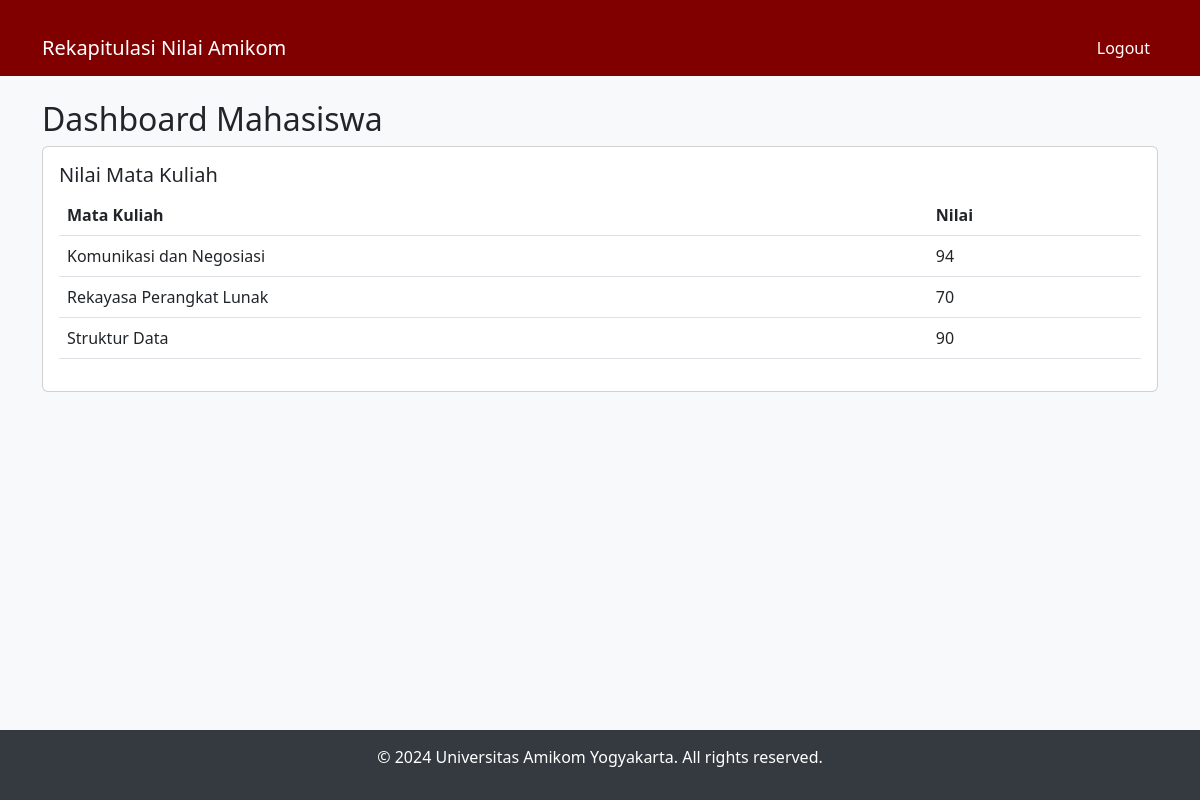
The app's page /rekap_nilai/mahasiswa_dashboard.php (signed in) with its own data.
### tables this page shows
CREATE TABLE `nilai` (
  `id` int(11) NOT NULL,
  `mahasiswa_id` int(11) DEFAULT NULL,
  `mata_kuliah_id` int(11) DEFAULT NULL,
  `nilai` int(11) DEFAULT NULL,
  `nama_mata_kuliah` varchar(100) DEFAULT NULL,
  `nim` varchar(20) NOT NULL
);

CREATE TABLE `mata_kuliah` (
  `id` int(11) NOT NULL,
  `kode_mata_kuliah` varchar(20) NOT NULL,
  `nama_mata_kuliah` varchar(100) NOT NULL
);

### rekap_nilai/mahasiswa_dashboard.php (the view, shortened to what this page needs)
<?php
include 'config.php';
$id = $_SESSION['id'];
$nilai_query = "SELECT mata_kuliah.nama_mata_kuliah, nilai.nilai
                FROM nilai
                JOIN mata_kuliah ON nilai.mata_kuliah_id = mata_kuliah.id
                WHERE nilai.mahasiswa_id = $id";
$nilai_result = $conn->query($nilai_query);
?>
<!DOCTYPE html>
<html lang="en">
<head>
    <link href="https://cdn.jsdelivr.net/npm/bootstrap@5.3.0/dist/css/bootstrap.min.css" rel="stylesheet">
</head>
<body>
<nav class="navbar navbar-expand-lg navbar-dark">
    <div class="container">
        <a class="navbar-brand" href="#">Rekapitulasi Nilai Amikom</a>
        <div class="collapse navbar-collapse" id="navbarNav">
            <ul class="navbar-nav ms-auto">
                <li class="nav-item">
                    <a class="nav-link" href="index.php">Logout</a>
                </li>
            </ul>
        </div>
    </div>
</nav>
<div class="container">
    <h2 class="mt-4">Dashboard Mahasiswa</h2>
    <div class="row">
        <div class="col-md-12">
            <div class="card mb-3">
                <div class="card-body">
                    <h5 class="card-title">Nilai Mata Kuliah</h5>
                    <table class="table">
                        <thead>
                            <tr>
                                <th scope="col">Mata Kuliah</th>
                                <th scope="col">Nilai</th>
                            </tr>
                        </thead>
                        <tbody>
                            <?php
                            if ($nilai_result->num_rows > 0) {
                                while ($row = $nilai_result->fetch_assoc()) {
                                    echo "<tr>";
                                    echo "<td>" . htmlspecialchars($row['nama_mata_kuliah']) . "</td>";
                                    echo "<td>" . htmlspecialchars($row['nilai']) . "</td>";
                                    echo "</tr>";
                                }
                            } else {
                                echo "<tr><td colspan='2'>Tidak ada data nilai tersedia.</td></tr>";
                            }
                            ?>
                        </tbody>
                    </table>
                </div>
            </div>
        </div>
    </div>
</div>
<div class="footer">
    <p>&copy; 2024 Universitas Amikom Yogyakarta. All rights reserved.</p>
</div>
</body>
</html>

### rekap_nilai/mahasiswa_dashboard.php (style rules this page uses)
body { background-color: #f8f9fa; }
.navbar { background-color: #800000; }
.navbar-brand, .nav-link { color: #ffffff !important; }
.container { margin-top: 20px; }
.footer { background-color: #343a40; color: white; text-align: center; padding: 15px; position: fixed; bottom: 0; width: 100%; }

### records on screen
nilai: mata_kuliah.nama_mata_kuliah "Komunikasi dan Negosiasi", nilai "94"
nilai: mata_kuliah.nama_mata_kuliah "Rekayasa Perangkat Lunak", nilai "70"
nilai: mata_kuliah.nama_mata_kuliah "Struktur Data", nilai "90"
